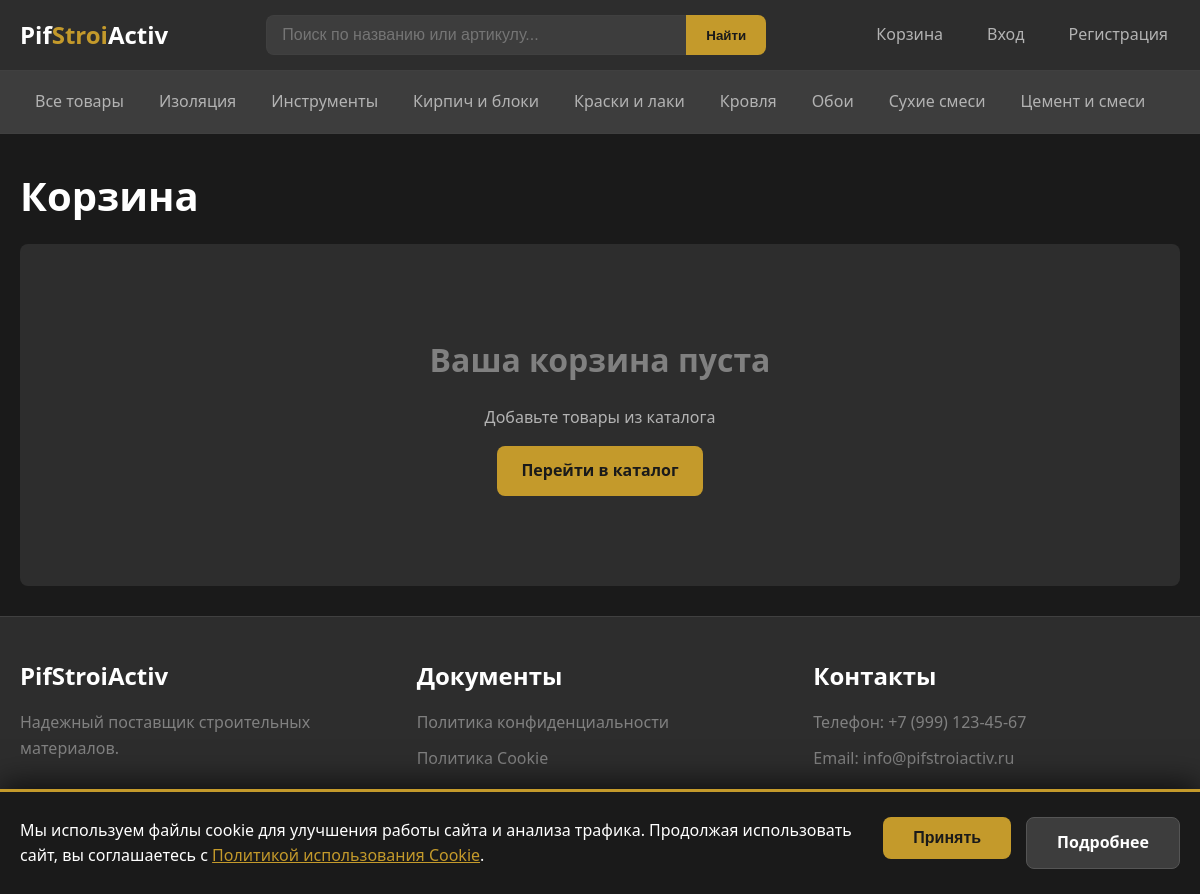
The page /cart on the database its author committed.
### models.py (models this page shows, shortened)
class Category(db.Model):
    __tablename__ = 'categories'
    id = db.Column(db.Integer, primary_key=True)
    name = db.Column(db.String(100), unique=True, nullable=False, index=True)
    description = db.Column(db.Text)
    products = db.relationship('Product', backref='category', lazy='dynamic')

### app.py (the view)
@app.route('/cart')
def cart():
    items, total = get_cart_items()
    return render_template('cart.html', items=items, total=total)

### app.py (called while the page is built, shortened)
def get_cart():
    if 'cart' not in session:
        session['cart'] = {}
    return session['cart']

def get_cart_items():
    cart = get_cart()
    items = []
    total = 0
    return items, total

def get_cart_count():
    cart = get_cart()
    return sum(cart.values())

@app.context_processor
def inject_globals():
    categories = Category.query.order_by(Category.name).all()
    cart_count = get_cart_count()
    return dict(
        categories=categories,
        cart_count=cart_count,
        current_year=datetime.now().year
    )

### templates/cart.html (shortened to what this page needs)
{% extends "base.html" %}
{% block content %}
<h1>Корзина</h1>
<div class="cart-container">
    {% if items %}
    <table class="cart-table">
        <thead>
            <tr>
                <th>Товар</th>
                <th>Цена</th>
                <th>Количество</th>
                <th>Сумма</th>
                <th></th>
            </tr>
        </thead>
        <tbody>
            {% for item in items %}
            <tr>
                <td data-label="Товар">
                    <div class="cart-item-info">
                        <div class="cart-item-image">
                            {% if item.product.image_url %}
                            <img src="{{ url_for('static', filename='uploads/' + item.product.image_url) }}" alt="{{ item.product.name }}">
                            {% else %}
                            [Фото]
                            {% endif %}
                        </div>
                        <div class="cart-item-details">
                            <h4><a href="{{ url_for('product', product_id=item.product.id) }}">{{ item.product.name }}</a></h4>
                            <span class="cart-item-article">Арт.: {{ item.product.article }}</span>
                        </div>
                    </div>
                </td>
                <td data-label="Цена" class="cart-item-price">
                    {{ "%.2f"|format(item.product.price) }} руб.
                </td>
                <td data-label="Количество">
                    <div class="cart-quantity-controls">
                        <form action="{{ url_for('cart_update', product_id=item.product.id) }}" method="POST">
                            <input type="hidden" name="csrf_token" value="{{ csrf_token() }}">
                            <input type="hidden" name="action" value="decrease">
                            <button type="submit" class="qty-btn">-</button>
                        </form>
                        <span class="cart-quantity-value">{{ item.quantity }}</span>
                        <form action="{{ url_for('cart_update', product_id=item.product.id) }}" method="POST">
                            <input type="hidden" name="csrf_token" value="{{ csrf_token() }}">
                            <input type="hidden" name="action" value="increase">
                            <button type="submit" class="qty-btn">+</button>
                        </form>
                    </div>
                </td>
                <td data-label="Сумма" class="cart-item-subtotal">
                    {{ "%.2f"|format(item.subtotal) }} руб.
                </td>
                <td data-label="" class="cart-item-remove">
                    <form action="{{ url_for('cart_remove', product_id=item.product.id) }}" method="POST">
                        <input type="hidden" name="csrf_token" value="{{ csrf_token() }}">
                        <button type="submit" class="btn btn-sm">Удалить</button>
                    </form>
                </td>
            </tr>
            {% endfor %}
        </tbody>
    </table>
    <div class="cart-summary">
        <div class="cart-total">
            Итого: <span>{{ "%.2f"|format(total) }} руб.</span>
        </div>
        <div class="cart-actions">
            <form action="{{ url_for('cart_clear') }}" method="POST" style="display: inline;">
                <input type="hidden" name="csrf_token" value="{{ csrf_token() }}">
                <button type="submit" class="btn btn-secondary">Очистить корзину</button>
            </form>
            {% if current_user.is_authenticated %}
            <a href="{{ url_for('checkout') }}" class="btn btn-primary btn-lg">Оформить заказ</a>
            {% else %}
            <a href="{{ url_for('login', next=url_for('checkout')) }}" class="btn btn-primary btn-lg">Войти для оформления</a>
            {% endif %}
        </div>
    </div>
    {% else %}
    <div class="cart-empty">
        <h2>Ваша корзина пуста</h2>
        <p>Добавьте товары из каталога</p>
        <a href="{{ url_for('catalog') }}" class="btn btn-primary">Перейти в каталог</a>
    </div>
    {% endif %}
</div>
{% endblock %}

### templates/base.html (shortened to what this page needs)
<!DOCTYPE html>
<html lang="ru">
<head>
    <link rel="stylesheet" href="{{ url_for('static', filename='css/style.css') }}">
</head>
<body>
    <header class="header">
        <div class="container">
            <div class="header-content">
                <a href="{{ url_for('index') }}" class="logo">
                    <span class="logo-text">Pif<span>Stroi</span>Activ</span>
                </a>
                <div class="header-search">
                    <form action="{{ url_for('catalog') }}" method="GET" class="search-form">
                        <input type="text" name="query" placeholder="Поиск по названию или артикулу..."
                               value="{{ request.args.get('query', '') }}">
                        <button type="submit">Найти</button>
                    </form>
                </div>
                <nav class="header-nav">
                    <a href="{{ url_for('cart') }}" class="cart-link">
                        Корзина
                    </a>
                    {% if current_user.is_authenticated %}
                        <a href="{{ url_for('cabinet') }}">Кабинет</a>
                        {% if current_user.is_admin %}
                        <a href="{{ url_for('admin_dashboard') }}">Админка</a>
                        {% endif %}
                        <a href="{{ url_for('logout') }}">Выход</a>
                    {% else %}
                        <a href="{{ url_for('login') }}">Вход</a>
                        <a href="{{ url_for('register') }}">Регистрация</a>
                    {% endif %}
                </nav>
            </div>
        </div>
    </header>
    <nav class="nav-categories">
        <div class="container">
            <div class="nav-categories-content">
                <a href="{{ url_for('catalog') }}"
                   class="{% if request.endpoint == 'catalog' and not request.args.get('category_id') %}active{% endif %}">
                    Все товары
                </a>
                {% for cat in categories %}
                <a href="{{ url_for('catalog', category_id=cat.id) }}"
                   class="{% if request.args.get('category_id', 0)|int == cat.id %}active{% endif %}">
                    {{ cat.name }}
                </a>
                {% endfor %}
            </div>
        </div>
    </nav>
    <main class="main-content">
        <div class="container">
            {% block content %}{% endblock %}
        </div>
    </main>
    <footer class="footer">
        <div class="container">
            <div class="footer-content">
                <div class="footer-section">
                    <h4>PifStroiActiv</h4>
                    <p>Надежный поставщик строительных материалов.</p>
                </div>
                <div class="footer-section">
                    <h4>Документы</h4>
                    <ul>
                        <li><a href="{{ url_for('static', filename='docs/polz.pdf') }}" target="_blank">Политика конфиденциальности</a></li>
                        <li><a href="{{ url_for('static', filename='docs/cookie.pdf') }}" target="_blank">Политика Cookie</a></li>
                    </ul>
                </div>
                <div class="footer-section">
                    <h4>Контакты</h4>
                    <p>Телефон: +7 (999) 123-45-67</p>
                    <p>Email: info@pifstroiactiv.ru</p>
                </div>
            </div>
            <div class="footer-bottom">
                <p>{{ current_year }} PifStroiActiv. Все права защищены.</p>
            </div>
        </div>
    </footer>
    {% set show_cookie_banner = not session.get('cookies_accepted', False) %}
    {% if show_cookie_banner %}
    <div class="cookie-banner">
        <div class="cookie-banner-content">
            <div class="cookie-banner-text">
                Мы используем файлы cookie для улучшения работы сайта и анализа трафика.
                Продолжая использовать сайт, вы соглашаетесь с
                <a href="{{ url_for('static', filename='docs/cookie.pdf') }}" target="_blank">Политикой использования Cookie</a>.
            </div>
            <div class="cookie-banner-actions">
                <form action="{{ url_for('accept_cookies') }}" method="POST" style="display: inline;">
                    <button type="submit" class="cookie-btn cookie-btn-accept">Принять</button>
                </form>
                <a href="{{ url_for('static', filename='docs/cookie.pdf') }}" target="_blank" class="cookie-btn cookie-btn-more">Подробнее</a>
            </div>
        </div>
    </div>
    {% endif %}
</body>
</html>

### static/css/style.css (style rules this page uses)
:root { --bg-primary: #1a1a1a; --bg-secondary: #2d2d2d; --bg-tertiary: #3d3d3d; --accent: #c49a2b; --accent-hover: #a67f1f; --accent-light: #d4aa3b; --text-primary: #ffffff; --text-secondary: #b3b3b3; --text-muted: #808080; --border-color: #404040; --success: #28a745; --warning: #ffc107; --error: #dc3545; --info: #17a2b8; --header-height: 70px; --sidebar-width: 250px; --container-max-width: 1400px; --border-radius: 8px; --shadow: 0 4px 6px rgba(0, 0, 0, 0.3); --shadow-hover: 0 8px 15px rgba(0, 0, 0, 0.4); }
*, *::before, *::after { box-sizing: border-box; margin: 0; padding: 0; }
html { scroll-behavior: smooth; }
body { font-family: 'Segoe UI', Tahoma, Geneva, Verdana, sans-serif; background-color: var(--bg-primary); color: var(--text-primary); line-height: 1.6; min-height: 100vh; display: flex; flex-direction: column; }
a { color: var(--accent); text-decoration: none; transition: color 0.3s ease; }
h1, h2, h3, h4, h5, h6 { color: var(--text-primary); margin-bottom: 1rem; font-weight: 600; }
h1 { font-size: 2.5rem; }
h2 { font-size: 2rem; }
h4 { font-size: 1.5rem; }
p { margin-bottom: 1rem; color: var(--text-secondary); }
.container { width: 100%; max-width: var(--container-max-width); margin: 0 auto; padding: 0 20px; }
.main-content { flex: 1; padding: 30px 0; }
.header { background-color: var(--bg-secondary); border-bottom: 1px solid var(--border-color); position: sticky; top: 0; z-index: 1000; }
.header-content { display: flex; align-items: center; justify-content: space-between; height: var(--header-height); gap: 20px; }
.logo { display: flex; align-items: center; gap: 10px; }
.logo-text { font-size: 1.5rem; font-weight: 700; color: var(--text-primary); }
.logo-text span { color: var(--accent); }
.header-search { flex: 1; max-width: 500px; }
.search-form { display: flex; gap: 0; }
.search-form input { flex: 1; padding: 10px 15px; border: 1px solid var(--border-color); border-right: none; border-radius: var(--border-radius) 0 0 var(--border-radius); background-color: var(--bg-tertiary); color: var(--text-primary); font-size: 1rem; }
.search-form button { padding: 10px 20px; background-color: var(--accent); border: none; border-radius: 0 var(--border-radius) var(--border-radius) 0; color: var(--bg-primary); font-weight: 600; cursor: pointer; transition: background-color 0.3s ease; }
.header-nav { display: flex; align-items: center; gap: 20px; }
.header-nav a { display: flex; align-items: center; gap: 5px; color: var(--text-secondary); padding: 8px 12px; border-radius: var(--border-radius); transition: all 0.3s ease; }
.cart-link { position: relative; }
.nav-categories { background-color: var(--bg-tertiary); border-bottom: 1px solid var(--border-color); }
.nav-categories-content { display: flex; align-items: center; gap: 5px; padding: 10px 0; overflow-x: auto; }
.nav-categories a { padding: 8px 15px; color: var(--text-secondary); white-space: nowrap; border-radius: var(--border-radius); transition: all 0.3s ease; }
.cart-container { background-color: var(--bg-secondary); border-radius: var(--border-radius); padding: 30px; }
.cart-empty { text-align: center; padding: 60px 20px; }
.cart-empty h2 { margin-bottom: 20px; color: var(--text-muted); }
.btn { display: inline-flex; align-items: center; justify-content: center; gap: 8px; padding: 12px 24px; font-size: 1rem; font-weight: 600; border: none; border-radius: var(--border-radius); cursor: pointer; transition: all 0.3s ease; text-decoration: none; }
.btn-primary { background-color: var(--accent); color: var(--bg-primary); }
.footer { background-color: var(--bg-secondary); border-top: 1px solid var(--border-color); padding: 40px 0 20px; margin-top: auto; }
.footer-content { display: grid; grid-template-columns: repeat(auto-fit, minmax(250px, 1fr)); gap: 30px; margin-bottom: 30px; }
.footer-section h4 { color: var(--text-primary); margin-bottom: 15px; }
.footer-section ul { list-style: none; }
.footer-section ul li { margin-bottom: 10px; }
.footer-section ul li a { color: var(--text-muted); }
.footer-section p { color: var(--text-muted); margin-bottom: 10px; }
.footer-bottom { text-align: center; padding-top: 20px; border-top: 1px solid var(--border-color); color: var(--text-muted); }

### rows shown on the page
Category: name "Изоляция"
Category: name "Инструменты"
Category: name "Кирпич и блоки"
Category: name "Краски и лаки"
Category: name "Кровля"
Category: name "Обои"
Category: name "Сухие смеси"
Category: name "Цемент и смеси"
